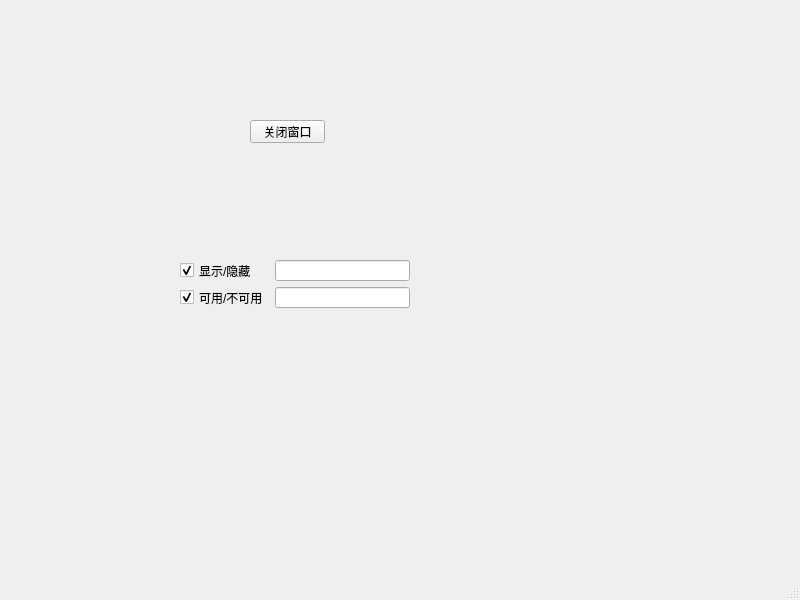
<?xml version="1.0" encoding="UTF-8"?>
<ui version="4.0">
 <class>MainWindow</class>
 <widget class="QMainWindow" name="MainWindow">
  <property name="geometry">
   <rect>
    <x>0</x>
    <y>0</y>
    <width>800</width>
    <height>600</height>
   </rect>
  </property>
  <property name="windowTitle">
   <string>MainWindow</string>
  </property>
  <widget class="QWidget" name="centralwidget">
   <widget class="QPushButton" name="pushButton">
    <property name="geometry">
     <rect>
      <x>250</x>
      <y>120</y>
      <width>75</width>
      <height>23</height>
     </rect>
    </property>
    <property name="text">
     <string>关闭窗口</string>
    </property>
   </widget>
   <widget class="QWidget" name="">
    <property name="geometry">
     <rect>
      <x>180</x>
      <y>260</y>
      <width>230</width>
      <height>48</height>
     </rect>
    </property>
    <layout class="QFormLayout" name="formLayout_2">
     <item row="0" column="0">
      <widget class="QCheckBox" name="checkBox">
       <property name="text">
        <string>显示/隐藏</string>
       </property>
       <property name="checked">
        <bool>true</bool>
       </property>
      </widget>
     </item>
     <item row="0" column="1">
      <widget class="QLineEdit" name="lineEdit"/>
     </item>
     <item row="1" column="0">
      <widget class="QCheckBox" name="checkBox_2">
       <property name="text">
        <string>可用/不可用</string>
       </property>
       <property name="checked">
        <bool>true</bool>
       </property>
      </widget>
     </item>
     <item row="1" column="1">
      <widget class="QLineEdit" name="lineEdit_2"/>
     </item>
    </layout>
   </widget>
  </widget>
  <widget class="QMenuBar" name="menubar">
   <property name="geometry">
    <rect>
     <x>0</x>
     <y>0</y>
     <width>800</width>
     <height>23</height>
    </rect>
   </property>
  </widget>
  <widget class="QStatusBar" name="statusbar"/>
 </widget>
 <resources/>
 <connections>
  <connection>
   <sender>pushButton</sender>
   <signal>clicked()</signal>
   <receiver>MainWindow</receiver>
   <slot>close()</slot>
   <hints>
    <hint type="sourcelabel">
     <x>291</x>
     <y>160</y>
    </hint>
    <hint type="destinationlabel">
     <x>294</x>
     <y>265</y>
    </hint>
   </hints>
  </connection>
  <connection>
   <sender>checkBox</sender>
   <signal>toggled(bool)</signal>
   <receiver>lineEdit</receiver>
   <slot>setVisible(bool)</slot>
   <hints>
    <hint type="sourcelabel">
     <x>228</x>
     <y>291</y>
    </hint>
    <hint type="destinationlabel">
     <x>314</x>
     <y>293</y>
    </hint>
   </hints>
  </connection>
  <connection>
   <sender>checkBox_2</sender>
   <signal>toggled(bool)</signal>
   <receiver>lineEdit_2</receiver>
   <slot>setEnabled(bool)</slot>
   <hints>
    <hint type="sourcelabel">
     <x>240</x>
     <y>316</y>
    </hint>
    <hint type="destinationlabel">
     <x>312</x>
     <y>318</y>
    </hint>
   </hints>
  </connection>
 </connections>
</ui>
